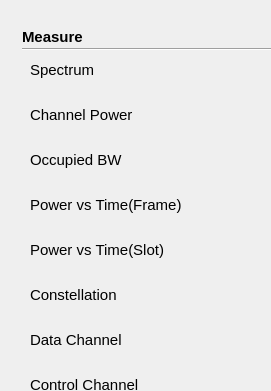
  <widget class="QWidget" name="ltetddmeawid" native="true">
   <property name="geometry">
    <rect>
     <x>20</x>
     <y>430</y>
     <width>271</width>
     <height>391</height>
    </rect>
   </property>
   <property name="styleSheet">
    <string notr="true">#plusmode[pltdismode=&quot;night&quot;] #ltetddmeawid
{	
background-color: rgba(0, 0, 0,1);
}
#plusmode[pltdismode=&quot;indoor&quot;] #ltetddmeawid
{	
background-color:rgba(255,255,255,1);
}

#plusmode[pltdismode=&quot;indoor&quot;] QPushButton:!checked
{
font: 11pt &quot;Arial&quot;;
font-weight:normal;
background-color: rgba(237, 212, 0,0);
color: rgb(105, 105, 105);
}
#plusmode[pltdismode=&quot;night&quot;] QPushButton:!checked
{
font: 11pt &quot;Arial&quot;;
font-weight:normal;
color: rgb(250,218,166);
background-color: rgb(24,23,20);
}
#plusmode[pltdismode=&quot;indoor&quot;] QPushButton:checked
{
font: 75 11pt &quot;Arial&quot;;
font-weight:bold;
background-color: rgb(255,181,0);
color: rgb(57, 57, 57);
}
#plusmode[pltdismode=&quot;night&quot;] QPushButton:checked
{
font: 75 11pt &quot;Arial&quot;;
font-weight:bold;
background-color: rgb(255, 156, 0);
color: rgb(0, 0, 0);
}

QPushButton{border-style:flat;text-align:left;}
QPushButton{padding-left:10px}
</string>
   </property>
   <widget class="QPushButton" name="pushButton_74">
    <property name="geometry">
     <rect>
      <x>20</x>
      <y>190</y>
      <width>300</width>
      <height>30</height>
     </rect>
    </property>
    <property name="font">
     <font>
      <family>Arial</family>
      <pointsize>11</pointsize>
      <weight>50</weight>
      <italic>false</italic>
      <bold>false</bold>
     </font>
    </property>
    <property name="text">
     <string>Power vs Time(Frame)</string>
    </property>
    <property name="checkable">
     <bool>true</bool>
    </property>
    <property name="autoExclusive">
     <bool>true</bool>
    </property>
   </widget>
   <widget class="QPushButton" name="pushButton_75">
    <property name="geometry">
     <rect>
      <x>20</x>
      <y>280</y>
      <width>300</width>
      <height>30</height>
     </rect>
    </property>
    <property name="font">
     <font>
      <family>Arial</family>
      <pointsize>11</pointsize>
      <weight>50</weight>
      <italic>false</italic>
      <bold>false</bold>
     </font>
    </property>
    <property name="text">
     <string>Constellation</string>
    </property>
    <property name="checkable">
     <bool>true</bool>
    </property>
    <property name="autoExclusive">
     <bool>true</bool>
    </property>
   </widget>
   <widget class="QPushButton" name="pushButton_76">
    <property name="geometry">
     <rect>
      <x>20</x>
      <y>55</y>
      <width>300</width>
      <height>30</height>
     </rect>
    </property>
    <property name="font">
     <font>
      <family>Arial</family>
      <pointsize>11</pointsize>
      <weight>50</weight>
      <italic>false</italic>
      <bold>false</bold>
     </font>
    </property>
    <property name="text">
     <string>Spectrum</string>
    </property>
    <property name="checkable">
     <bool>true</bool>
    </property>
    <property name="checked">
     <bool>true</bool>
    </property>
    <property name="autoExclusive">
     <bool>true</bool>
    </property>
   </widget>
   <widget class="QPushButton" name="pushButton_77">
    <property name="geometry">
     <rect>
      <x>20</x>
      <y>235</y>
      <width>300</width>
      <height>30</height>
     </rect>
    </property>
    <property name="font">
     <font>
      <family>Arial</family>
      <pointsize>11</pointsize>
      <weight>50</weight>
      <italic>false</italic>
      <bold>false</bold>
     </font>
    </property>
    <property name="text">
     <string>Power vs Time(Slot)</string>
    </property>
    <property name="checkable">
     <bool>true</bool>
    </property>
    <property name="autoExclusive">
     <bool>true</bool>
    </property>
   </widget>
   <widget class="QPushButton" name="pushButton_78">
    <property name="geometry">
     <rect>
      <x>20</x>
      <y>145</y>
      <width>300</width>
      <height>30</height>
     </rect>
    </property>
    <property name="font">
     <font>
      <family>Arial</family>
      <pointsize>11</pointsize>
      <weight>50</weight>
      <italic>false</italic>
      <bold>false</bold>
     </font>
    </property>
    <property name="text">
     <string>Occupied BW</string>
    </property>
    <property name="checkable">
     <bool>true</bool>
    </property>
    <property name="autoExclusive">
     <bool>true</bool>
    </property>
   </widget>
   <widget class="QPushButton" name="pushButton_79">
    <property name="geometry">
     <rect>
      <x>20</x>
      <y>505</y>
      <width>300</width>
      <height>30</height>
     </rect>
    </property>
    <property name="font">
     <font>
      <family>Arial</family>
      <pointsize>11</pointsize>
      <weight>50</weight>
      <italic>false</italic>
      <bold>false</bold>
     </font>
    </property>
    <property name="text">
     <string>Spurious EM</string>
    </property>
    <property name="checkable">
     <bool>true</bool>
    </property>
    <property name="autoExclusive">
     <bool>true</bool>
    </property>
   </widget>
   <widget class="QPushButton" name="pushButton_80">
    <property name="geometry">
     <rect>
      <x>20</x>
      <y>550</y>
      <width>300</width>
      <height>30</height>
     </rect>
    </property>
    <property name="font">
     <font>
      <family>Arial</family>
      <pointsize>11</pointsize>
      <weight>50</weight>
      <italic>false</italic>
      <bold>false</bold>
     </font>
    </property>
    <property name="text">
     <string>ACLR</string>
    </property>
    <property name="checkable">
     <bool>true</bool>
    </property>
    <property name="autoExclusive">
     <bool>true</bool>
    </property>
   </widget>
   <widget class="QPushButton" name="pushButton_81">
    <property name="geometry">
     <rect>
      <x>20</x>
      <y>100</y>
      <width>300</width>
      <height>30</height>
     </rect>
    </property>
    <property name="font">
     <font>
      <family>Arial</family>
      <pointsize>11</pointsize>
      <weight>50</weight>
      <italic>false</italic>
      <bold>false</bold>
     </font>
    </property>
    <property name="text">
     <string>Channel Power</string>
    </property>
    <property name="checkable">
     <bool>true</bool>
    </property>
    <property name="autoExclusive">
     <bool>true</bool>
    </property>
   </widget>
   <widget class="QPushButton" name="pushButton_82">
    <property name="geometry">
     <rect>
      <x>20</x>
      <y>325</y>
      <width>300</width>
      <height>30</height>
     </rect>
    </property>
    <property name="font">
     <font>
      <family>Arial</family>
      <pointsize>11</pointsize>
      <weight>50</weight>
      <italic>false</italic>
      <bold>false</bold>
     </font>
    </property>
    <property name="text">
     <string>Data Channel</string>
    </property>
    <property name="checkable">
     <bool>true</bool>
    </property>
    <property name="autoExclusive">
     <bool>true</bool>
    </property>
   </widget>
   <widget class="QLabel" name="label_9">
    <property name="geometry">
     <rect>
      <x>22</x>
      <y>28</y>
      <width>91</width>
      <height>17</height>
     </rect>
    </property>
    <property name="font">
     <font>
      <family>Arial</family>
      <pointsize>11</pointsize>
      <weight>75</weight>
      <bold>true</bold>
     </font>
    </property>
    <property name="styleSheet">
     <string notr="true">#plusmode[pltdismode=&quot;indoor&quot;] QLabel 
 {
color:rgba(9, 73, 108,1);
	background-color: white;
}
#plusmode[pltdismode=&quot;night&quot;] QLabel 
 {
color:rgba(7,97,116,1);
	background-color: black;
}
</string>
    </property>
    <property name="text">
     <string>Measure</string>
    </property>
   </widget>
   <widget class="Line" name="line_9">
    <property name="geometry">
     <rect>
      <x>22</x>
      <y>48</y>
      <width>400</width>
      <height>2</height>
     </rect>
    </property>
    <property name="styleSheet">
     <string notr="true">#plusmode[pltdismode=&quot;indoor&quot;] #line_9
 {
background-color:rgba(6,62,97,1);	
}
#plusmode[pltdismode=&quot;night&quot;] #line_9
 {
background-color:rgba(7,97,116,1);
}</string>
    </property>
    <property name="orientation">
     <enum>Qt::Horizontal</enum>
    </property>
   </widget>
   <widget class="QPushButton" name="pushButton_83">
    <property name="geometry">
     <rect>
      <x>20</x>
      <y>370</y>
      <width>300</width>
      <height>30</height>
     </rect>
    </property>
    <property name="font">
     <font>
      <family>Arial</family>
      <pointsize>11</pointsize>
      <weight>50</weight>
      <italic>false</italic>
      <bold>false</bold>
     </font>
    </property>
    <property name="text">
     <string>Control Channel</string>
    </property>
    <property name="checkable">
     <bool>true</bool>
    </property>
    <property name="autoExclusive">
     <bool>true</bool>
    </property>
   </widget>
   <widget class="QPushButton" name="pushButton_84">
    <property name="geometry">
     <rect>
      <x>20</x>
      <y>415</y>
      <width>300</width>
      <height>30</height>
     </rect>
    </property>
    <property name="font">
     <font>
      <family>Arial</family>
      <pointsize>11</pointsize>
      <weight>50</weight>
      <italic>false</italic>
      <bold>false</bold>
     </font>
    </property>
    <property name="text">
     <string>Frame Analysis</string>
    </property>
    <property name="checkable">
     <bool>true</bool>
    </property>
    <property name="checked">
     <bool>false</bool>
    </property>
    <property name="autoExclusive">
     <bool>true</bool>
    </property>
   </widget>
   <widget class="QPushButton" name="pushButton_85">
    <property name="geometry">
     <rect>
      <x>20</x>
      <y>460</y>
      <width>300</width>
      <height>30</height>
     </rect>
    </property>
    <property name="font">
     <font>
      <family>Arial</family>
      <pointsize>11</pointsize>
      <weight>50</weight>
      <italic>false</italic>
      <bold>false</bold>
     </font>
    </property>
    <property name="text">
     <string>Time Alignment Error</string>
    </property>
    <property name="checkable">
     <bool>true</bool>
    </property>
    <property name="autoExclusive">
     <bool>true</bool>
    </property>
   </widget>
   <widget class="QPushButton" name="pushButton_86">
    <property name="geometry">
     <rect>
      <x>465</x>
      <y>55</y>
      <width>300</width>
      <height>30</height>
     </rect>
    </property>
    <property name="font">
     <font>
      <family>Arial</family>
      <pointsize>11</pointsize>
      <weight>50</weight>
      <italic>false</italic>
      <bold>false</bold>
     </font>
    </property>
    <property name="text">
     <string>Data Allocation Map</string>
    </property>
    <property name="checkable">
     <bool>true</bool>
    </property>
    <property name="autoExclusive">
     <bool>true</bool>
    </property>
   </widget>
   <widget class="QPushButton" name="pushButton_87">
    <property name="geometry">
     <rect>
      <x>465</x>
      <y>100</y>
      <width>300</width>
      <height>30</height>
     </rect>
    </property>
    <property name="font">
     <font>
      <family>Arial</family>
      <pointsize>11</pointsize>
      <weight>50</weight>
      <italic>false</italic>
      <bold>false</bold>
     </font>
    </property>
    <property name="text">
     <string>Channel Scanner</string>
    </property>
    <property name="checkable">
     <bool>true</bool>
    </property>
    <property name="autoExclusive">
     <bool>true</bool>
    </property>
   </widget>
   <widget class="QPushButton" name="pushButton_88">
    <property name="geometry">
     <rect>
      <x>465</x>
      <y>145</y>
      <width>300</width>
      <height>30</height>
     </rect>
    </property>
    <property name="font">
     <font>
      <family>Arial</family>
      <pointsize>11</pointsize>
      <weight>50</weight>
      <italic>false</italic>
      <bold>false</bold>
     </font>
    </property>
    <property name="text">
     <string>ID Scanner</string>
    </property>
    <property name="checkable">
     <bool>true</bool>
    </property>
    <property name="autoExclusive">
     <bool>true</bool>
    </property>
   </widget>
   <widget class="QPushButton" name="pushButton_89">
    <property name="geometry">
     <rect>
      <x>465</x>
      <y>190</y>
      <width>300</width>
      <height>30</height>
     </rect>
    </property>
    <property name="font">
     <font>
      <family>Arial</family>
      <pointsize>11</pointsize>
      <weight>50</weight>
      <italic>false</italic>
      <bold>false</bold>
     </font>
    </property>
    <property name="text">
     <string>Route Map</string>
    </property>
    <property name="checkable">
     <bool>true</bool>
    </property>
    <property name="autoExclusive">
     <bool>true</bool>
    </property>
   </widget>
   <widget class="QPushButton" name="pushButton_90">
    <property name="geometry">
     <rect>
      <x>465</x>
      <y>235</y>
      <width>300</width>
      <height>30</height>
     </rect>
    </property>
    <property name="font">
     <font>
      <family>Arial</family>
      <pointsize>11</pointsize>
      <weight>50</weight>
      <italic>false</italic>
      <bold>false</bold>
     </font>
    </property>
    <property name="text">
     <string>Control Channel</string>
    </property>
    <property name="checkable">
     <bool>true</bool>
    </property>
    <property name="autoExclusive">
     <bool>true</bool>
    </property>
   </widget>
   <widget class="QPushButton" name="pushButton_91">
    <property name="geometry">
     <rect>
      <x>465</x>
      <y>280</y>
      <width>300</width>
      <height>30</height>
     </rect>
    </property>
    <property name="font">
     <font>
      <family>Arial</family>
      <pointsize>11</pointsize>
      <weight>50</weight>
      <italic>false</italic>
      <bold>false</bold>
     </font>
    </property>
    <property name="text">
     <string>Datagram</string>
    </property>
    <property name="checkable">
     <bool>true</bool>
    </property>
    <property name="autoExclusive">
     <bool>true</bool>
    </property>
   </widget>
   <widget class="QPushButton" name="pushButton_92">
    <property name="geometry">
     <rect>
      <x>465</x>
      <y>325</y>
      <width>300</width>
      <height>30</height>
     </rect>
    </property>
    <property name="font">
     <font>
      <family>Arial</family>
      <pointsize>11</pointsize>
      <weight>50</weight>
      <italic>false</italic>
      <bold>false</bold>
     </font>
    </property>
    <property name="text">
     <string>Carrier Aggregation</string>
    </property>
    <property name="checkable">
     <bool>true</bool>
    </property>
    <property name="autoExclusive">
     <bool>true</bool>
    </property>
   </widget>
   <widget class="QPushButton" name="pushButton_93">
    <property name="geometry">
     <rect>
      <x>465</x>
      <y>370</y>
      <width>300</width>
      <height>30</height>
     </rect>
    </property>
    <property name="font">
     <font>
      <family>Arial</family>
      <pointsize>11</pointsize>
      <weight>50</weight>
      <italic>false</italic>
      <bold>false</bold>
     </font>
    </property>
    <property name="text">
     <string>Carrier Aggregation</string>
    </property>
    <property name="checkable">
     <bool>true</bool>
    </property>
    <property name="autoExclusive">
     <bool>true</bool>
    </property>
   </widget>
   <widget class="Line" name="line_10">
    <property name="geometry">
     <rect>
      <x>465</x>
      <y>48</y>
      <width>400</width>
      <height>2</height>
     </rect>
    </property>
    <property name="styleSheet">
     <string notr="true">#plusmode[pltdismode=&quot;indoor&quot;] #line_10
 {
background-color:rgba(6,62,97,1);	
}
#plusmode[pltdismode=&quot;night&quot;] #line_10
 {
background-color:rgba(7,97,116,1);
}</string>
    </property>
    <property name="orientation">
     <enum>Qt::Horizontal</enum>
    </property>
   </widget>
   <widget class="QPushButton" name="pushButton_99">
    <property name="geometry">
     <rect>
      <x>465</x>
      <y>415</y>
      <width>300</width>
      <height>30</height>
     </rect>
    </property>
    <property name="font">
     <font>
      <family>Arial</family>
      <pointsize>11</pointsize>
      <weight>50</weight>
      <italic>false</italic>
      <bold>false</bold>
     </font>
    </property>
    <property name="text">
     <string>Conformance Test</string>
    </property>
    <property name="checkable">
     <bool>true</bool>
    </property>
    <property name="autoExclusive">
     <bool>true</bool>
    </property>
   </widget>
   <widget class="QPushButton" name="pushButton_100">
    <property name="geometry">
     <rect>
      <x>465</x>
      <y>460</y>
      <width>300</width>
      <height>30</height>
     </rect>
    </property>
    <property name="font">
     <font>
      <family>Arial</family>
      <pointsize>11</pointsize>
      <weight>50</weight>
      <italic>false</italic>
      <bold>false</bold>
     </font>
    </property>
    <property name="text">
     <string>Maintenance Test</string>
    </property>
    <property name="checkable">
     <bool>true</bool>
    </property>
    <property name="autoExclusive">
     <bool>true</bool>
    </property>
   </widget>
   <widget class="QPushButton" name="pushButton_101">
    <property name="geometry">
     <rect>
      <x>465</x>
      <y>505</y>
      <width>300</width>
      <height>30</height>
     </rect>
    </property>
    <property name="font">
     <font>
      <family>Arial</family>
      <pointsize>11</pointsize>
      <weight>50</weight>
      <italic>false</italic>
      <bold>false</bold>
     </font>
    </property>
    <property name="text">
     <string>Signal Performance</string>
    </property>
    <property name="checkable">
     <bool>true</bool>
    </property>
    <property name="autoExclusive">
     <bool>true</bool>
    </property>
   </widget>
   <widget class="QPushButton" name="pushButton_102">
    <property name="geometry">
     <rect>
      <x>465</x>
      <y>550</y>
      <width>300</width>
      <height>30</height>
     </rect>
    </property>
    <property name="font">
     <font>
      <family>Arial</family>
      <pointsize>11</pointsize>
      <weight>50</weight>
      <italic>false</italic>
      <bold>false</bold>
     </font>
    </property>
    <property name="text">
     <string>DAS Test</string>
    </property>
    <property name="checkable">
     <bool>true</bool>
    </property>
    <property name="autoExclusive">
     <bool>true</bool>
    </property>
   </widget>
   <widget class="QPushButton" name="pushButton_103">
    <property name="geometry">
     <rect>
      <x>465</x>
      <y>595</y>
      <width>300</width>
      <height>30</height>
     </rect>
    </property>
    <property name="font">
     <font>
      <family>Arial</family>
      <pointsize>11</pointsize>
      <weight>50</weight>
      <italic>false</italic>
      <bold>false</bold>
     </font>
    </property>
    <property name="text">
     <string>Power Statistics CCDF</string>
    </property>
    <property name="checkable">
     <bool>true</bool>
    </property>
    <property name="autoExclusive">
     <bool>true</bool>
    </property>
   </widget>
  </widget>
